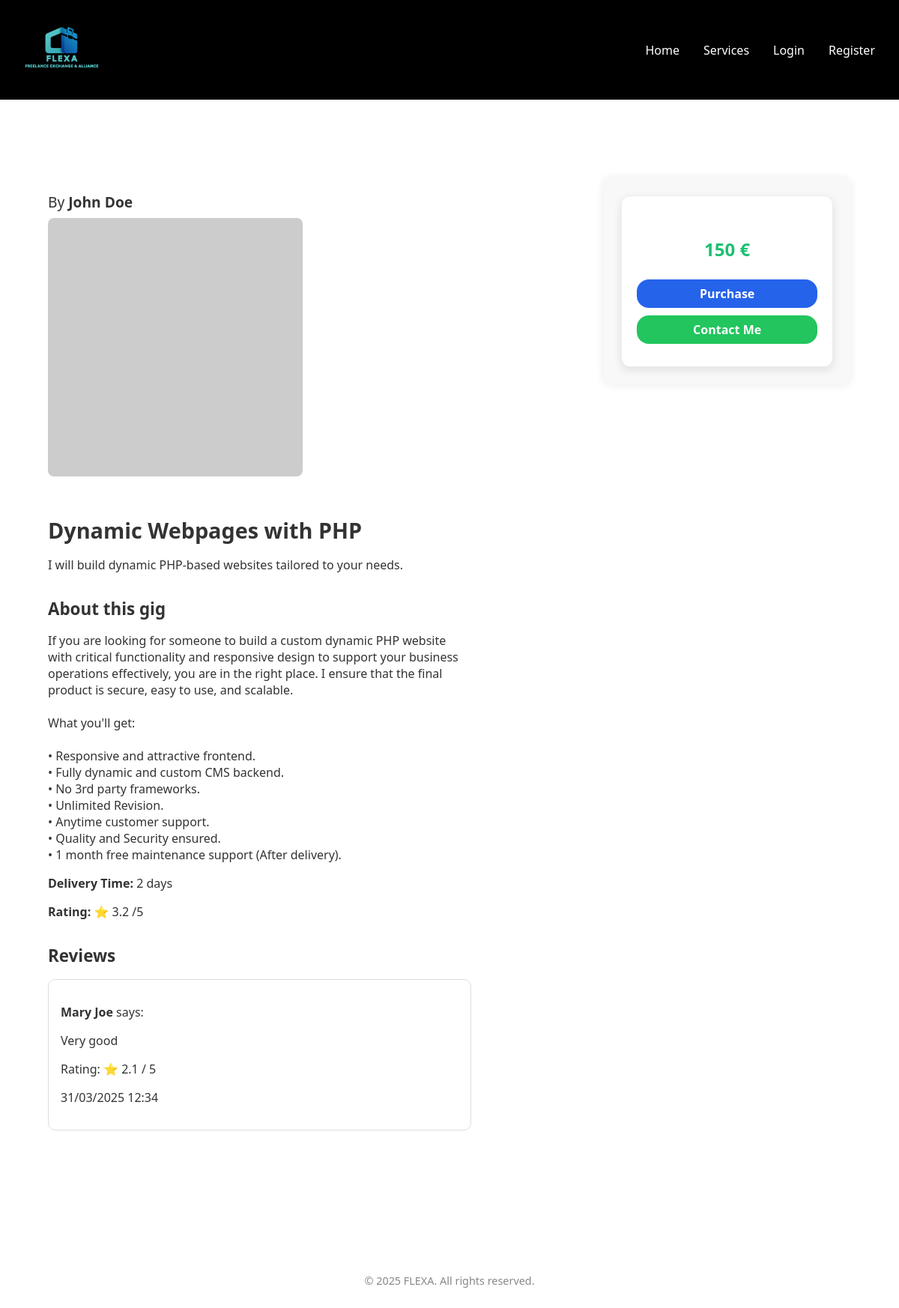
Screenshot of /pages/service_detail.php?id=1 with the database file from the repository.
### tables this page shows
CREATE TABLE User
(
    userId            INTEGER,
    name              NVARCHAR(255),
    username          VARCHAR(255),
    email             VARCHAR(255),
    password          VARCHAR(255),
    isAdmin           BOOLEAN     DEFAULT 0,
    profilePictureURL VARCHAR(1023),
    status            VARCHAR(15) DEFAULT 'inactive',

    CONSTRAINT User_PK PRIMARY KEY (userId),
    CONSTRAINT User_email_unique UNIQUE (email),
    CONSTRAINT User_username_unique UNIQUE (username),
    CONSTRAINT User_name_NN CHECK (name IS NOT NULL),
    CONSTRAINT User_username_NN CHECK (username IS NOT NULL),
    CONSTRAINT User_email_NN CHECK (email IS NOT NULL),
    CONSTRAINT User_password_NN CHECK (password IS NOT NULL),
    CONSTRAINT User_isAdmin_NN CHECK (isAdmin IS NOT NULL),
    CONSTRAINT User_status_NN CHECK (status IS NOT NULL),
    CONSTRAINT User_isAdmin_CK CHECK (isAdmin IN (0, 1)),
    CONSTRAINT User_status_CK CHECK (status IN ('active', 'inactive'))
);

CREATE TABLE Feedback
(
    feedbackId INTEGER,
    purchaseId INTEGER,
    rating     DECIMAL(2, 1) DEFAULT 0,
    review     TEXT,
    date       DATETIME,

    CONSTRAINT Feedback_PK PRIMARY KEY (feedbackId),
    CONSTRAINT Feedback_purchaseId_NN CHECK (purchaseId IS NOT NULL),
    CONSTRAINT Feedback_rating_NN CHECK (rating IS NOT NULL),
    CONSTRAINT Feedback_date_NN CHECK (date IS NOT NULL),
    CONSTRAINT Feedback_purchase_FK FOREIGN KEY (purchaseId) REFERENCES Purchase (purchaseId) ON UPDATE CASCADE,
    CONSTRAINT Feedback_rating_CK CHECK (rating BETWEEN 0 AND 5)
);

CREATE TABLE Purchase
(
    purchaseId INTEGER,
    serviceId  INTEGER,
    clientId   INTEGER,
    date       DATETIME,
    status     VARCHAR(15),

    CONSTRAINT Purchase_PK PRIMARY KEY (purchaseId),
    CONSTRAINT Purchase_serviceId_NN CHECK (serviceId IS NOT NULL),
    CONSTRAINT Purchase_clientId_NN CHECK (clientId IS NOT NULL),
    CONSTRAINT Purchase_date_NN CHECK (date IS NOT NULL),
    CONSTRAINT Purchase_status_NN CHECK (status IS NOT NULL),
    CONSTRAINT Purchase_service_FK FOREIGN KEY (serviceId) REFERENCES Service (serviceId) ON UPDATE CASCADE,
    CONSTRAINT Purchase_client_FK FOREIGN KEY (clientId) REFERENCES User (userId) ON UPDATE CASCADE,
    CONSTRAINT Purchase_status_CK CHECK (status IN ('pending', 'closed'))
);

### pages/service_detail.php (called while the page is built, shortened)
<?php
require_once(__DIR__ . '/../templates/common.tpl.php');
require_once(__DIR__ . '/../templates/service_detail.tpl.php');
require_once(__DIR__ . '/../database/complex_queries.php');
require_once(__DIR__ . '/../model/feedback.class.php');
$db = getDatabaseConnection();
$serviceId = isset($_GET['id']) ? intval($_GET['id']) : 0;
$service = Service::getServiceById($db, $serviceId);
$service_freelancer = getFreelancersForServices($db, array($service));
$feedbacks_author = Feedback::getFeedback_AuthorByServiceId($db, $serviceId);
drawServiceDetail($service_freelancer[0], $feedbacks_author);

### model/user.class.php (called while the page is built, shortened)
<?php
class User
{
    private string $name;
    public function __construct(
        int    $id,
        string $name,
        string $username,
        string $email,
        string $password,
        bool   $isAdmin,
        string $profilePicture,
        string $status
    )
    {
        $this->name = $name;
    }
    public function getName(): string
    {
        return $this->name;
    }
    public static function getUserById(PDO $db, int $id): ?User
    {
        $stmt = $db->prepare("SELECT * FROM User WHERE userId = :id");
        $stmt->bindParam(":id", $id);
        $stmt->execute();
        $data = $stmt->fetch();
        return new User(
            intval($data['userId']),
            $data['name'],
            $data['username'],
            $data['email'],
            $data['password'],
            boolval($data['isAdmin']),
            $data['profilePictureURL'],
            $data['status']
        );
    }
}

### model/feedback.class.php (called while the page is built, shortened)
<?php
require_once(__DIR__ . '/../model/purchase.class.php');
require_once(__DIR__ . '/../model/user.class.php');
class Feedback
{
    private int $purchaseId;
    private float $rating;
    private string $review;
    private int $date;
    public function __construct(int $feedbackId, int $purchaseId, float $rating, string $review, int $date)
    {
        $this->purchaseId = $purchaseId;
        $this->rating = $rating;
        $this->review = $review;
        $this->date = $date;
    }
    public function getRating(): float
    {
        return $this->rating;
    }
    public function getReview(): string
    {
        return $this->review;
    }
    public function getDate(): int
    {
        return $this->date;
    }
    public function getAuthor(PDO $db):User
    {
        $purchase = Purchase::getPurchaseById($db, $this->purchaseId);
        $author = User::getUserById($db, $purchase->getClientId());
        return $author;
    }
    public static function getFeedback_AuthorByServiceId(PDO $db, int $service_id): ?array
    {
        $stmt = $db->prepare("SELECT * FROM Feedback F JOIN Purchase P ON P.purchaseId = F.purchaseId  WHERE P.serviceId = :service_id");
        $stmt->bindParam(":service_id", $service_id, PDO::PARAM_INT);
        $stmt->execute();
        $feedbacks = [];
        while ($data = $stmt->fetch(PDO::FETCH_ASSOC)) {
            $feedbackId = intval($data['feedbackId']);
            $purchaseId = intval($data['purchaseId']);
            $rating = floatval($data['rating']);
            $review = $data['review'];
            $date = strtotime($data['date']);
            $feedback = new Feedback(
                $feedbackId,
                $purchaseId,
                $rating,
                $review,
                $date
            );
            $author = $feedback->getAuthor($db);
            $feedbacks[] = ['feedback' => $feedback, 'author' => $author];
        }
        return $feedbacks;
    }
}

### model/purchase.class.php (called while the page is built, shortened)
<?php
class Purchase
{
    public static function getPurchaseById(PDO $db, int $id): ?Purchase
    {
        $stmt = $db->prepare("SELECT * FROM Purchase WHERE purchaseId = :id");
        $stmt->bindParam(":id", $id, PDO::PARAM_INT);
        $stmt->execute();
        $data = $stmt->fetch(PDO::FETCH_ASSOC);
        return new Purchase(
            intval($data['purchaseId']),
            intval($data['serviceId']),
            intval($data['clientId']),
            strtotime($data['date']),
            $data['status']
        );
    }
}

### templates/service_detail.tpl.php (the view, shortened to what this page needs)
<?php
function drawServiceDetail(array $service_freelancer, array $feedbacks_author): void
{ ?>
    <section class="section service-detail-section">
        <div class="container">
            <div class="service-detail-grid">
                <div class="service-detail-left">
                    <p class="freelancer-name-detail">By
                        <strong><?= htmlspecialchars($service_freelancer['freelancer']['name'] ?? 'Unknown') ?></strong></p>
                    <img src="<?= htmlspecialchars($service_freelancer['images'][0] ?? '/assets/images/pfps/default.jpeg') ?>"
                         alt="Service image" class="service-detail-img">
                    <h2 class="service-detail-title"><?= htmlspecialchars($service_freelancer['title']) ?></h2>
                    <p class="service-detail-description"><?= htmlspecialchars($service_freelancer['description']) ?></p>
                    <?php if (!empty($service_freelancer['about'])): ?>
                        <section class="about-section">
                            <h3>About this gig</h3>
                            <p><?= nl2br(htmlspecialchars($service_freelancer['about'])) ?></p>
                        </section>
                    <?php endif; ?>
                    <p class="service-detail-delivery">
                        <strong>Delivery Time:</strong> <?= $service_freelancer['deliveryTime'] ?> days
                    </p>
                    <p class="service-detail-rating">
                        <strong>Rating:</strong>
                        <?= $service_freelancer['avgRating'] > 0 ? '⭐ ' . $service_freelancer['avgRating'] . ' /5' : 'No ratings yet' ?>
                    </p>
                    <div class="reviews-section">
                        <h3>Reviews</h3>
                        <?php if (count($feedbacks_author) > 0): ?>
                            <ul class="review-list">
                                <?php foreach ($feedbacks_author as $feedback_author): ?>
                                    <?php
                                    $feedback = $feedback_author['feedback'];
                                    $author = $feedback_author['author'];
                                    ?>
                                    <li class="review-item">
                                        <p><strong><?= htmlspecialchars($author->getName()) ?></strong> says:</p>
                                        <p><?= htmlspecialchars($feedback->getReview()) ?></p>
                                        <p>Rating: ⭐ <?= $feedback->getRating() ?> / 5</p>
                                        <p class="review-date"><?= date('d/m/Y H:i', $feedback->getDate()) ?></p></li>
                                <?php endforeach; ?>
                            </ul>
                        <?php else: ?>
                            <p>No reviews yet. Be the first!</p>
                        <?php endif; ?>
                    </div>
                </div>
                <div class="service-detail-right">
                    <div class="service-detail-price-box">
                        <p class="service-detail-price">
                            <?= $service_freelancer['price'] ?> €
                        </p>
                        <a href="/actions/action_purchase.php?serviceId=<?= $service_freelancer['serviceId'] ?>"
                           class="purchase-btn">
                            Purchase
                        </a>
                        <a href="/pages/user.php?id=<?= $service_freelancer['freelancer']['id'] ?>"
                           class="service-contact-btn">
                            Contact Me
                        </a>
                    </div>
                </div>
            </div>
        </div>
    </section>
<?php } ?>

### css/style.css (style rules this page uses)
body { margin: 0; background: #ffffff; color: #333; font-family: 'Segoe UI', sans-serif; padding: 0; }
a { text-decoration: none; }
.container { max-width: 1200px; margin: 0 auto; padding: 2rem; }
.section { padding: 4rem 2rem; }
.service-detail-section { padding-top: 40px; }
.service-detail-grid { display: flex; flex-direction: row; gap: 4rem; align-items: flex-start; margin-top: 2rem; }
.service-detail-left { flex: 2; max-width: 600px; }
.service-detail-right { flex: 1; background: #f8f8f8; padding: 1.5rem; border-radius: 12px; box-shadow: 0 0 12px rgba(0,0,0,0.08); position: sticky; top: 100px; margin-left: 7rem; }
.service-detail-price-box { background: white; border: 1px solid #eee; padding: 30px 20px; border-radius: 12px; box-shadow: 0 4px 12px rgba(0, 0, 0, 0.1); text-align: center; }
.service-detail-price { font-size: 1.5rem; font-weight: 700; color: #1dbf73; text-align: center; }
.purchase-btn { background-color: #2563eb; color: white; font-weight: bold; border-radius: 1rem; padding: 0.5rem 1rem; text-align: center; display: block; margin-top: 10px; transition: background-color 0.3s ease; }
.service-contact-btn { background-color: #22c55e; color: white; font-weight: bold; border-radius: 1rem; padding: 0.5rem 1rem; text-align: center; display: block; margin-top: 10px; transition: background-color 0.3s ease; }
.freelancer-name-detail { font-size: 1.2rem; margin-bottom: 0.5rem; color: #333; font-weight: 500; }
.service-detail-img { width: 340px; height: auto; border-radius: 8px; margin-bottom: 1.5rem; }
.service-detail-title { font-size: 1.8rem; font-weight: 700; margin-bottom: 0.8rem; }
.service-detail-description { font-size: 1rem; margin-bottom: 0.8rem; color: #333; }
.service-detail-delivery, .service-detail-rating { font-size: 1rem; margin-bottom: 0.8rem; color: #333; }
.review-list { list-style: none; padding-left: 0; }
.review-item { background-color: #ffffff; border: 1px solid #ddd; border-radius: 10px; padding: 1rem; margin-bottom: 1rem; margin-top: 1rem; padding-bottom: 1rem; border-bottom: 1px solid #ddd; }
h3 { margin-bottom: 1rem; margin-top: 2rem; font-size: 1.4rem; }

### rows the page displays
feedback: review "Very good", rating "2.1", purchaseId.date "31/03/2025 12:34"
user: name "Mary Joe"

### other values shown
$service_freelancer['freelancer']['name'] "John Doe"
$service_freelancer['title'] "Dynamic Webpages with PHP"
$service_freelancer['description'] "I will build dynamic PHP-based websites tailored to your needs."
$service_freelancer['deliveryTime'] "2"
$service_freelancer['avgRating'] "3.2"
$service_freelancer['price'] "150"
